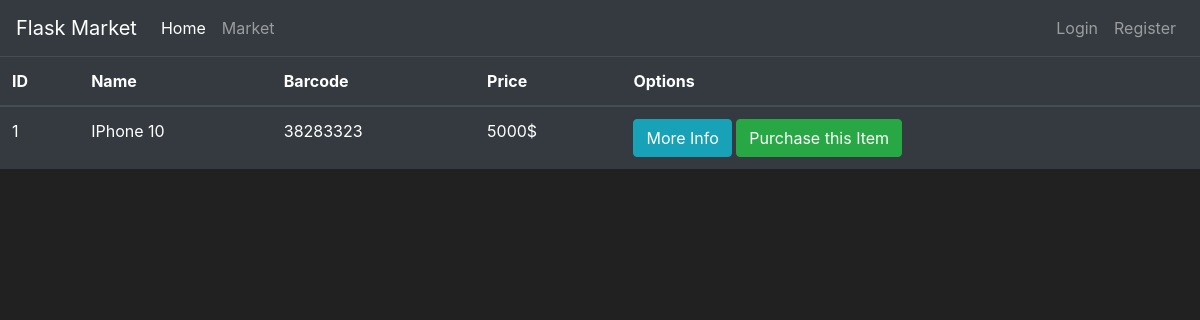
/market, run on an earlier commit of the app's database.
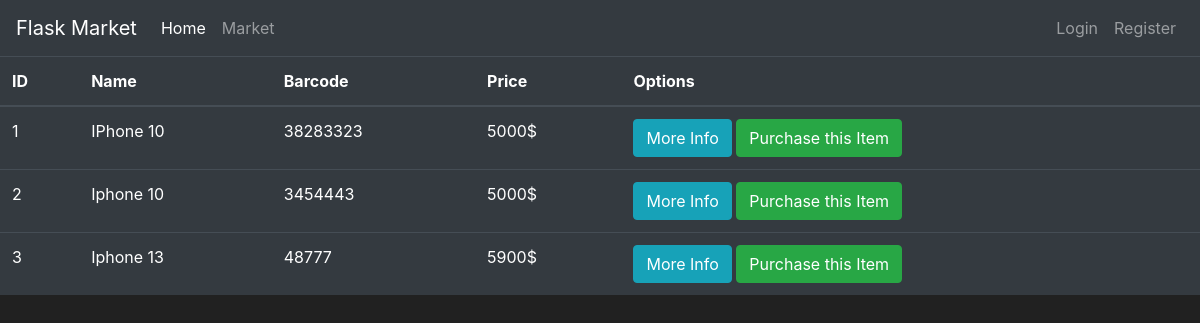
And on a later commit of the database.
### market.py (models this page shows, shortened)
class Item(db.Model):
    id = db.Column(db.Integer(), primary_key=True)
    name=db.Column(db.String(length=30),nullable=False,unique=True)
    price=db.Column(db.Integer(),nullable=False)
    barcode=db.Column(db.String(length=12),nullable=False,unique=True)
    description=db.Column(db.String(length=1000),nullable=False,unique=True)

### market.py (the view)
@app.route('/market')
def market_page():
     items =Item.query.all()
     return render_template('market.html',items=items)

### templates/market.html (shortened to what this page needs)
{% extends 'base.html' %}
{% block content %}
      <table class="table table-hover table-dark">
        <thead>
            <tr>
                <th scope="col">ID</th>
                <th scope="col">Name</th>
                <th scope="col">Barcode</th>
                <th scope="col">Price</th>
                <th scope="col">Options</th>
            </tr>
        </thead>
        <tbody>
            {% for item in items %}
                <tr>
                    <td>{{ item.id }}</td>
                    <td>{{ item.name }}</td>
                    <td>{{ item.barcode }}</td>
                    <td>{{ item.price }}$</td>
                    <td>
                        <button class="btn btn-outline btn-info">More Info</button>
                        <button class="btn btn-outline btn-success">Purchase this Item</button>
                    </td>
                </tr>
            {% endfor %}
        </tbody>
    </table>
{% endblock %}

### templates/base.html (shortened to what this page needs)
<!doctype html>
<html lang="en">
   <head>
      <link rel="stylesheet" href="https://cdn.jsdelivr.net/npm/bootstrap@4.5.3/dist/css/bootstrap.min.css">
   </head>
   <body>
     <nav class="navbar navbar-expand-md navbar-dark bg-dark">
        <a class="navbar-brand" href="#">Flask Market</a>
        <div class="collapse navbar-collapse" id="navbarNav">
          <ul class="navbar-nav mr-auto">
              <li class="nav-item active">
                  <a class="nav-link" href="{{url_for('home_page')}}">Home <span class="sr-only">(current)</span></a>
              </li>
              <li class="nav-item">
                  <a class="nav-link" href="{{url_for('market_page')}}">Market</a>
              </li>
          </ul>
          <ul class="navbar-nav">
              <li class="nav-item">
                  <a class="nav-link" href="#">Login</a>
              </li>
              <li class="nav-item">
                  <a class="nav-link" href="#">Register</a>
              </li>
          </ul>
        </div>
      </nav>
       {% block content%}
       {% endblock %}
   </body>
</html>

### templates/base.html (style rules this page uses)
body { background-color: #212121; color: white }

What changed in the data, as far as the page shows it:
added Item: id "2", name "Iphone 10", barcode "3454443", price "5000"
added Item: id "3", name "Iphone 13", barcode "48777", price "5900"
